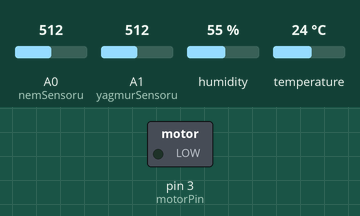
The sketch below on a simulated Arduino Uno, built with avr-gcc and run on an emulated ATmega328P. Shown: switched loads named in the sketch (green lamp = pin HIGH). Inputs (shaded band) come from the test bench; at power-on: A0 (nemSensoru) = 512, A1 (yagmurSensoru) = 512, humidity 55 %, temperature 24 °C. What the sketch prints to the serial monitor is not drawn.

Above: at 2.9 s.
3.0 s: A0 (nemSensoru) set to 606
5.9 s: A0 (nemSensoru) set to 634
At 7.6 s:
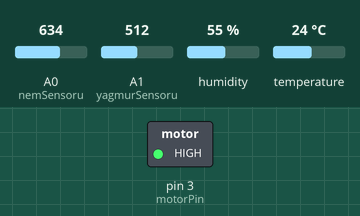
11.2 s: A0 (nemSensoru) set to 306
At 11.9 s:
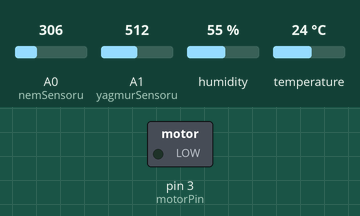
14.1 s: A0 (nemSensoru) set to 660
At 16.3 s:
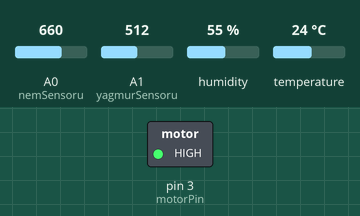
Timing chart, 0 to 19.6 s (numbered marks = the images above; inputs shaded):
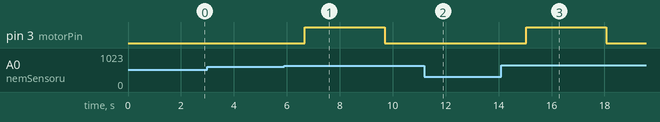

Measured:
- the behaviour switches between 624 and 625 on A0 (nemSensoru) (found by bisection; images 0 and 1)
- after the input at 3.0 s, every drawn part: stays the same
- after the input at 5.9 s, pin 3 (motorPin): LOW → HIGH after 0.78 s, → LOW 3.0 s later
- after the input at 11.2 s, pin 3 (motorPin): stays LOW (without the input it goes to HIGH after 1.7 s)
- after the input at 14.1 s, pin 3 (motorPin): LOW → HIGH after 0.94 s, → LOW 3.0 s later

The sketch:

benSaksiDegilim.ino
```cpp
#include "DHT.h"
#include <SoftwareSerial.h>
SoftwareSerial saksiBaglanti(7,6);

#define nemSensoru A0
#define yagmurSensoru A1
#define dhtPin 2
#define motorPin 3

#define dhtTip DHT11
DHT dht(dhtPin, dhtTip);

char veri = '9'; //bluetoothdan gelen verileri saklar

void setup(){
  pinMode(motorPin, OUTPUT); //motor pinini çıkış olarak ayarlar
  Serial.begin(9600); //bilgisayar ile olan haberleşme başlar
  saksiBaglanti.begin(9600); //bluetooth ile olan haberleşme başlar
  dht.begin();

  Serial.println("Degerler okunuyor..");
  saksiBaglanti.println("Degerler okunuyor..");
}

void loop(){
  //VERİLER OKUNUYOR
  int toprakNem = analogRead(nemSensoru);
  int yagmur = analogRead(yagmurSensoru);
  float ortamNem = dht.readHumidity();
  float ortamSicaklik = dht.readTemperature();

  //VERİLERİN ANLAMDIRILMASI
  toprakNem = (1024 - toprakNem) / 10; //0 ile 1023 arasında gelen veri % olarak kaydedilir

  //HC-05'den VERİ ALMA
  if(saksiBaglanti.available()){
    veri = saksiBaglanti.read();
  }

  //ALINAN VERİYE GÖRE GÖSTERİLECEK ÇIKTILAR
  switch(veri){
    case '0': //sadece toprağın nem durumu gönderilir
      saksiBaglanti.print("Toprak Nemi: %");
      saksiBaglanti.println(toprakNem);
      break;
    case '1': //sadece yağmur durumu gönderilir
      if(yagmur < 650){
        saksiBaglanti.println("Yagmur Durumu: Yagis Var!");
      }
      else{
        saksiBaglanti.println("Yagmur Durumu: Yagis Yok!");
      }
      break;
    case '2': //sadece ortamın nem ve sıcaklık değerleri gönderilir
      saksiBaglanti.print("Ortam Sicakligi: ");
      saksiBaglanti.print(ortamSicaklik);
      saksiBaglanti.println("C");
      saksiBaglanti.print("Ortam Nemi: ");
      saksiBaglanti.println(ortamNem);
      break;
    default: // tüm bilgiler gönderilir
      saksiBaglanti.print("Toprak Nemi: %");
      saksiBaglanti.println(toprakNem);
      saksiBaglanti.print("Ortam Sicakligi: ");
      saksiBaglanti.print(ortamSicaklik);
      saksiBaglanti.println("C");
      saksiBaglanti.print("Ortam Nemi: ");
      saksiBaglanti.println(ortamNem);
      if(yagmur < 650){
        saksiBaglanti.println("Yagmur Durumu: Yagis Var!");
      }
      else{
        saksiBaglanti.println("Yagmur Durumu: Yagis Yok!");
      }
      break;
  }

  //VERİLERE GÖRE SAKSININ KENDİ KENDİNE ALACAĞI ÖNLEMLER ve UYARILAR
  if(yagmur < 650){
    saksiBaglanti.println("!! YAGMUR VAR!! DIKKAT EDIN!!");
  }

  if(toprakNem < 40){
    digitalWrite(motorPin, HIGH);
    saksiBaglanti.println("!! CICEK SULANIYOR !!");
    delay(3000);
    digitalWrite(motorPin, LOW);
    delay(1000);
  }
  else{
    digitalWrite(motorPin, LOW);
  }

  if(ortamSicaklik > 40){
    saksiBaglanti.println("!!ORTAM SICAKLIGI YUKSEK!! DIKKAT EDIN!!");
  }
  else if(ortamSicaklik < 10){
    saksiBaglanti.println("!!ORTAM SICAKLIGI DUSUK!! DIKKAT EDIN!!");
  }

  saksiBaglanti.println("****************");
  delay(2000);
}
```
